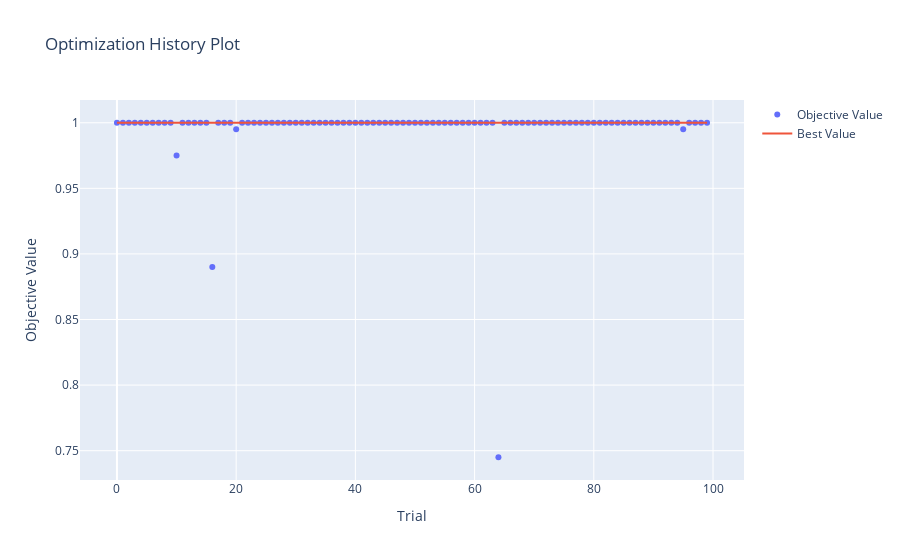

Here is the notebook cell this chart was saved with:
### Markdown cell above
Mejores parametros

### Code cell
print(studyRF.best_params)
optuna.visualization.plot_optimization_history(studyRF)

### Figure 1 — Plotly figure (JSON) as saved in the notebook; plotly's stock layout.template omitted (floating-point values rounded to 4 significant figures)
{"data": [{"mode": "markers", "name": "Objective Value", "type": "scatter", "x": [0, 1, 2, 3, 4, 5, 6, 7, 8, 9, 10, 11, 12, 13, 14, 15, 16, 17, 18, 19, 20, 21, 22, 23, 24, 25, 26, 27, 28, 29, 30, 31, 32, 33, 34, 35, 36, 37, 38, 39, 40, 41, 42, 43, 44, 45, 46, 47, 48, 49, 50, 51, 52, 53, 54, 55, 56, 57, 58, 59, 60, 61, 62, 63, 64, 65, 66, 67, 68, 69, 70, 71, 72, 73, 74, 75, 76, 77, 78, 79, 80, 81, 82, 83, 84, 85, 86, 87, 88, 89, 90, 91, 92, 93, 94, 95, 96, 97, 98, 99], "y": [1, 1, 1, 1, 1, 1, 1, 1, 1, 1, 0.975, 1, 1, 1, 1, 1, 0.89, 1, 1, 1, 0.995, 1, 1, 1, 1, 1, 1, 1, 1, 1, 1, 1, 1, 1, 1, 1, 1, 1, 1, 1, 1, 1, 1, 1, 1, 1, 1, 1, 1, 1, 1, 1, 1, 1, 1, 1, 1, 1, 1, 1, 1, 1, 1, 1, 0.745, 1, 1, 1, 1, 1, 1, 1, 1, 1, 1, 1, 1, 1, 1, 1, 1, 1, 1, 1, 1, 1, 1, 1, 1, 1, 1, 1, 1, 1, 1, 0.995, 1, 1, 1, 1]}, {"mode": "lines", "name": "Best Value", "type": "scatter", "x": [0, 1, 2, 3, 4, 5, 6, 7, 8, 9, 10, 11, 12, 13, 14, 15, 16, 17, 18, 19, 20, 21, 22, 23, 24, 25, 26, 27, 28, 29, 30, 31, 32, 33, 34, 35, 36, 37, 38, 39, 40, 41, 42, 43, 44, 45, 46, 47, 48, 49, 50, 51, 52, 53, 54, 55, 56, 57, 58, 59, 60, 61, 62, 63, 64, 65, 66, 67, 68, 69, 70, 71, 72, 73, 74, 75, 76, 77, 78, 79, 80, 81, 82, 83, 84, 85, 86, 87, 88, 89, 90, 91, 92, 93, 94, 95, 96, 97, 98, 99], "y": [1, 1, 1, 1, 1, 1, 1, 1, 1, 1, 1, 1, 1, 1, 1, 1, 1, 1, 1, 1, 1, 1, 1, 1, 1, 1, 1, 1, 1, 1, 1, 1, 1, 1, 1, 1, 1, 1, 1, 1, 1, 1, 1, 1, 1, 1, 1, 1, 1, 1, 1, 1, 1, 1, 1, 1, 1, 1, 1, 1, 1, 1, 1, 1, 1, 1, 1, 1, 1, 1, 1, 1, 1, 1, 1, 1, 1, 1, 1, 1, 1, 1, 1, 1, 1, 1, 1, 1, 1, 1, 1, 1, 1, 1, 1, 1, 1, 1, 1, 1]}, {"marker": {"color": "#cccccc"}, "mode": "markers", "name": "Infeasible Trial", "showlegend": false, "type": "scatter", "x": [], "y": []}], "layout": {"title": {"text": "Optimization History Plot"}, "xaxis": {"title": {"text": "Trial"}}, "yaxis": {"title": {"text": "Objective Value"}}}}
